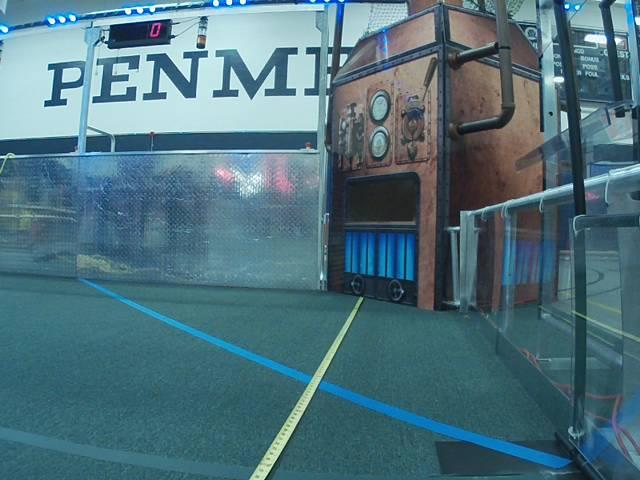
#> input picture test_images/blue_1ftH11ftD1Angle50Brightness.jpg, 640 x 480 px
$ python -i grip_red.py   (imports and definitions only)   (older library calls are emulated)
#> lines starting #> are read from the running program, lines starting #| are printed output that depends on the picture; after the words box and inside, x2 and y2 are one past the last pixel; in counts of white or black regions, pixels touching at a corner belong together
import cv2
import numpy
import math
from enum import Enum

class GripPipeline:
    """
    An OpenCV pipeline generated by GRIP.
    """

    def __init__(self):
        """initializes all values to presets or None if need to be set
        """

        self.__rgb_threshold_red = [144.46942446043167, 190.05942275042446]
        self.__rgb_threshold_green = [55.03597122302158, 114.29541595925298]
        self.__rgb_threshold_blue = [66.50179856115108, 112.13073005093379]

        self.rgb_threshold_output = None

        self.__find_contours_input = self.rgb_threshold_output
        self.__find_contours_external_only = True

        self.find_contours_output = None

        self.__filter_contours_contours = self.find_contours_output
        self.__filter_contours_min_area = 60.0
        self.__filter_contours_min_perimeter = 80.0
        self.__filter_contours_min_width = 0
        self.__filter_contours_max_width = 50.0
        self.__filter_contours_min_height = 40.0
        self.__filter_contours_max_height = 1000
        self.__filter_contours_solidity = [0, 100]
        self.__filter_contours_max_vertices = 1000000
        self.__filter_contours_min_vertices = 0
        self.__filter_contours_min_ratio = 0
        self.__filter_contours_max_ratio = 1000

        self.filter_contours_output = None


    def process(self, source0):
        """
        Runs the pipeline and sets all outputs to new values.
        """
        # Step RGB_Threshold0:
        self.__rgb_threshold_input = source0
        (self.rgb_threshold_output) = self.__rgb_threshold(self.__rgb_threshold_input, self.__rgb_threshold_red, self.__rgb_threshold_green, self.__rgb_threshold_blue)

        # Step Find_Contours0:
        self.__find_contours_input = self.rgb_threshold_output
        (self.find_contours_output) = self.__find_contours(self.__find_contours_input, self.__find_contours_external_only)

        # Step Filter_Contours0:
        self.__filter_contours_contours = self.find_contours_output
        (self.filter_contours_output) = self.__filter_contours(self.__filter_contours_contours, self.__filter_contours_min_area, self.__filter_contours_min_perimeter, self.__filter_contours_min_width, self.__filter_contours_max_width, self.__filter_contours_min_height, self.__filter_contours_max_height, self.__filter_contours_solidity, self.__filter_contours_max_vertices, self.__filter_contours_min_vertices, self.__filter_contours_min_ratio, self.__filter_contours_max_ratio)


    @staticmethod
    def __rgb_threshold(input, red, green, blue):
        """Segment an image based on color ranges.
        Args:
            input: A BGR numpy.ndarray.
            red: A list of two numbers the are the min and max red.
            green: A list of two numbers the are the min and max green.
            blue: A list of two numbers the are the min and max blue.
        Returns:
            A black and white numpy.ndarray.
        """
        out = cv2.cvtColor(input, cv2.COLOR_BGR2RGB)
        return cv2.inRange(out, (red[0], green[0], blue[0]),  (red[1], green[1], blue[1]))

    @staticmethod
    def __find_contours(input, external_only):
        """Sets the values of pixels in a binary image to their distance to the nearest black pixel.
        Args:
            input: A numpy.ndarray.
            external_only: A boolean. If true only external contours are found.
        Return:
            A list of numpy.ndarray where each one represents a contour.
        """
        if(external_only):
            mode = cv2.RETR_EXTERNAL
        else:
            mode = cv2.RETR_LIST
        method = cv2.CHAIN_APPROX_SIMPLE
        im2, contours, hierarchy =cv2.findContours(input, mode=mode, method=method)
        return contours

    @staticmethod
    def __filter_contours(input_contours, min_area, min_perimeter, min_width, max_width,
                        min_height, max_height, solidity, max_vertex_count, min_vertex_count,
                        min_ratio, max_ratio):
        """Filters out contours that do not meet certain criteria.
        Args:
            input_contours: Contours as a list of numpy.ndarray.
            min_area: The minimum area of a contour that will be kept.
            min_perimeter: The minimum perimeter of a contour that will be kept.
            min_width: Minimum width of a contour.
            max_width: MaxWidth maximum width.
            min_height: Minimum height.
            max_height: Maximimum height.
            solidity: The minimum and maximum solidity of a contour.
            min_vertex_count: Minimum vertex Count of the contours.
            max_vertex_count: Maximum vertex Count.
            min_ratio: Minimum ratio of width to height.
            max_ratio: Maximum ratio of width to height.
        Returns:
            Contours as a list of numpy.ndarray.
        """
        output = []
        for contour in input_contours:
            x,y,w,h = cv2.boundingRect(contour)
            if (w < min_width or w > max_width):
                continue
            if (h < min_height or h > max_height):
                continue
            area = cv2.contourArea(contour)
            if (area < min_area):
                continue
            if (cv2.arcLength(contour, True) < min_perimeter):
                continue
            hull = cv2.convexHull(contour)
            solid = 100 * area / cv2.contourArea(hull)
            if (solid < solidity[0] or solid > solidity[1]):
                continue
            if (len(contour) < min_vertex_count or len(contour) > max_vertex_count):
                continue
            ratio = (float)(w) / h
            if (ratio < min_ratio or ratio > max_ratio):
                continue
            output.append(contour)
        return output

>>> import cv2
>>> picture = cv2.imread('test_images/blue_1ftH11ftD1Angle50Brightness.jpg')
#> picture is the input picture: shape (480, 640, 3); mean B, G, R 125.1, 113.7, 78.9
>>> result = GripPipeline().process(picture)
#> in __rgb_threshold, `return cv2.inRange(out, (red[0], green[0], blue[0]),  (red[1], green[1..`:
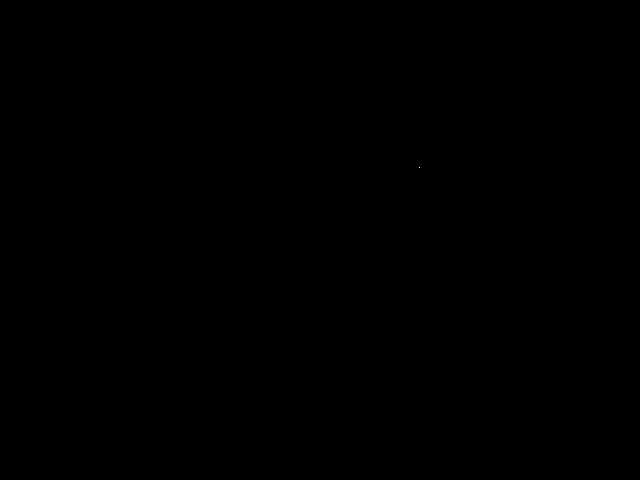
#> returned value: shape (480, 640); 0% white in thin lines or dots, all inside (x1, y1, x2, y2) = (419, 167, 420, 168)
